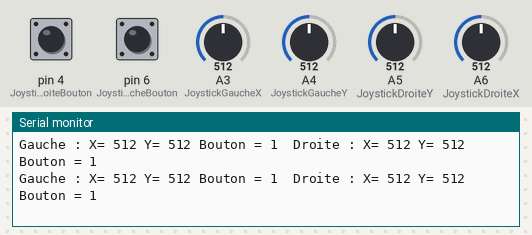
The sketch below on a simulated Arduino Nano, built with avr-gcc and run on an emulated ATmega328P. On the bench: the last lines printed to the serial monitor. Inputs (shaded band) come from the test bench; at power-on: A4 (JoystickGaucheY) = 512, A6 (JoystickDroiteX) = 512, pin 4 (JoystickDroiteBouton) HIGH, pin 6 (JoystickGaucheBouton) HIGH, A3 (JoystickGaucheX) = 512, A5 (JoystickDroiteY) = 512.

Above: at 2.7 s.
2.8 s: A4 (JoystickGaucheY) set to 106
At 3.02 s:
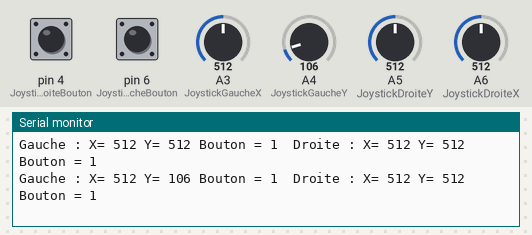
5.8 s: A4 (JoystickGaucheY) set to 89
At 5.89 s:
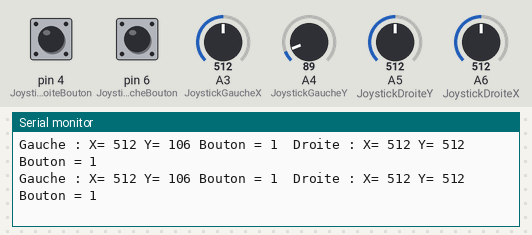
10.3 s: A6 (JoystickDroiteX) set to 105
At 10.37 s:
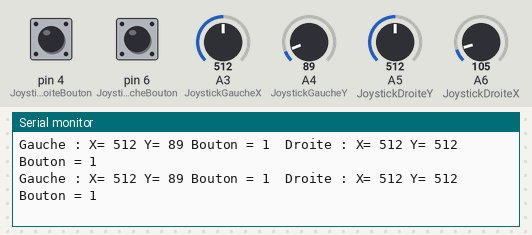
13.3 s: A6 (JoystickDroiteX) set to 91
At 13.43 s:
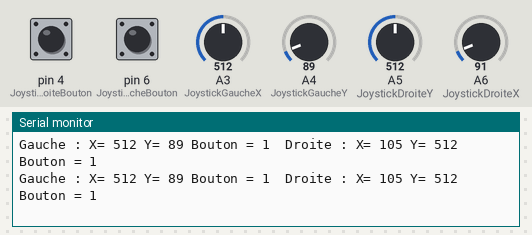
Timing chart, 0 to 15.8 s (numbered marks = the images above; inputs shaded):
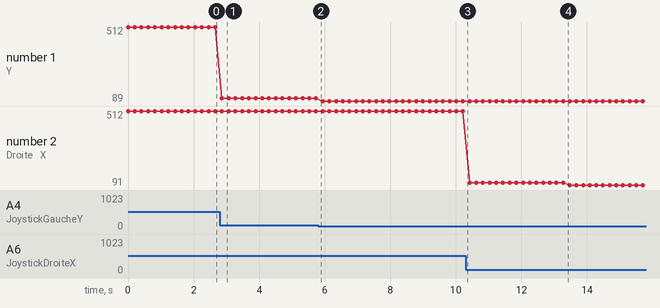

Measured:
- after the input at 2.8 s, the serial monitor: prints a new line after 0.07 s (image 1)
- plotted number 1: 512 → 106 after the input at 2.8 s, 106 → 89 after the input at 5.8 s
- plotted number 2: 512 → 105 after the input at 10.3 s, 105 → 91 after the input at 13.3 s

The sketch:

test_unitaire_joystick.ino
```cpp
/*
 * Programme de test des Joysticks
 * fait fonctionner les deux avec le bouton et renvoie le résultat sur le port serie
 */


 #define JoystickGaucheX A3
 #define JoystickGaucheY A4
 #define JoystickGaucheBouton 6

 #define JoystickDroiteX A6
 #define JoystickDroiteY A5
 #define JoystickDroiteBouton 4


void setup() {
  Serial.begin(9600);

  // initialisation des bouton des Joysticks
  pinMode(JoystickDroiteBouton, INPUT_PULLUP);
  pinMode(JoystickGaucheBouton, INPUT_PULLUP);

}

void loop() {
  // affichage des valeurs

  Serial.print(String("Gauche : X= ") + analogRead(JoystickGaucheX) + " Y= " + + analogRead(JoystickGaucheY) + " Bouton = " + digitalRead(JoystickGaucheBouton)  + "\t");
  Serial.println(String("Droite : X= ") + analogRead(JoystickDroiteX) + " Y= " + + analogRead(JoystickDroiteY) + " Bouton = " + digitalRead(JoystickDroiteBouton) );

  delay(200);
}
```
